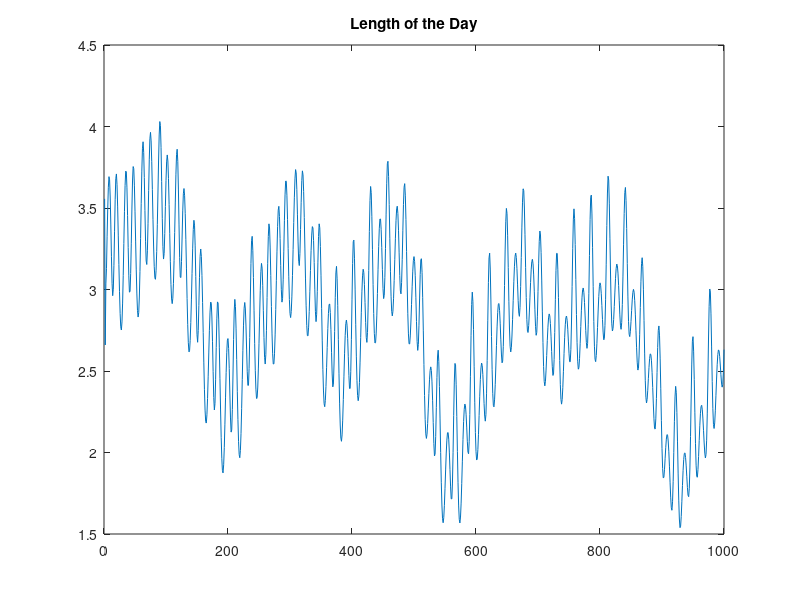

This chart was generated by the following MATLAB code: (Note: this script raises an error after producing the figure.)
% Test Example
%
% Example 7 page 25 - Length of the day dataset
%
%  A. Cicone, J. Liu, H. Zhou. 'Adaptive Local Iterative Filtering for
%  Signal Decomposition and Instantaneous Frequency analysis'. Applied and
%  Computational Harmonic Analysis, Volume 41, Issue 2, September 2016,
%  Pages 384-411. doi:10.1016/j.acha.2016.03.001
%  ArXiv http://arxiv.org/abs/1411.6051
%
%  Please cite: 
%
%  A. Cicone, H. Zhou. "Numerical Analysis for Iterative Filtering with 
%  New Efficient Implementations Based on FFT". Numerische Mathematik, 147 (1), pages 1-28, 2021.
%  doi: 10.1007/s00211-020-01165-5
%  ArXiv http://arxiv.org/abs/1802.01359
%
%  A. Cicone. 'Iterative Filtering as a direct method for the decomposition 
%  of nonstationary signals'. Numerical Algorithms, Volume 373, 2020,  112248. 
%  doi: 10.1007/s11075-019-00838-z
%  ArXiv http://arxiv.org/abs/1811.03536%
%
% dataset obtained from http://hpiers.obspm.fr/eoppc/eop/eopc04/eopc04.62-now
%
clear all
clc
load LengthOftheDay_LOD_ALIF_paper

figure
plot(x)
title('Length of the Day')

%% Extension outside the boundaries to reduce the end effects in the decomposition

L=2*length(x);
x_ext = Extend_sig_v2(x,{'asymw'},L,true);

%%
opts=Settings_FIF_v3('delta',10^-2,'Xi',3,'NIMFs',4,'alpha',20);
clc
tic
[IMF_1,logM1] = FIF_v2_12(x,opts);%y,opts);
toc
tic
[IMF_2,logM2] = FIF_v2_12(x_ext,opts);%y,opts);
toc
%
plot_imf_v11(IMF_2(:,L+1:end-L),IMF_1,[],5,[],[],[],[],'pre-extended signal IMFs','original signal IMFs (end effects present)');





